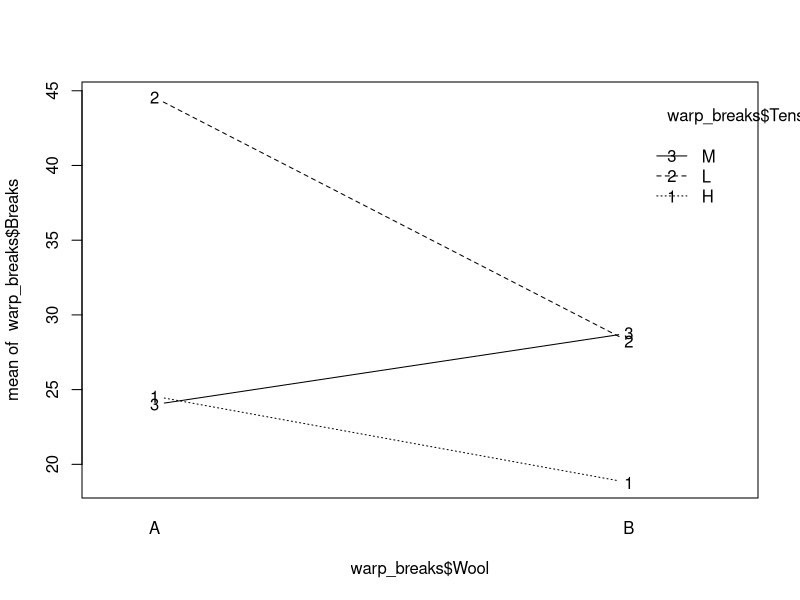
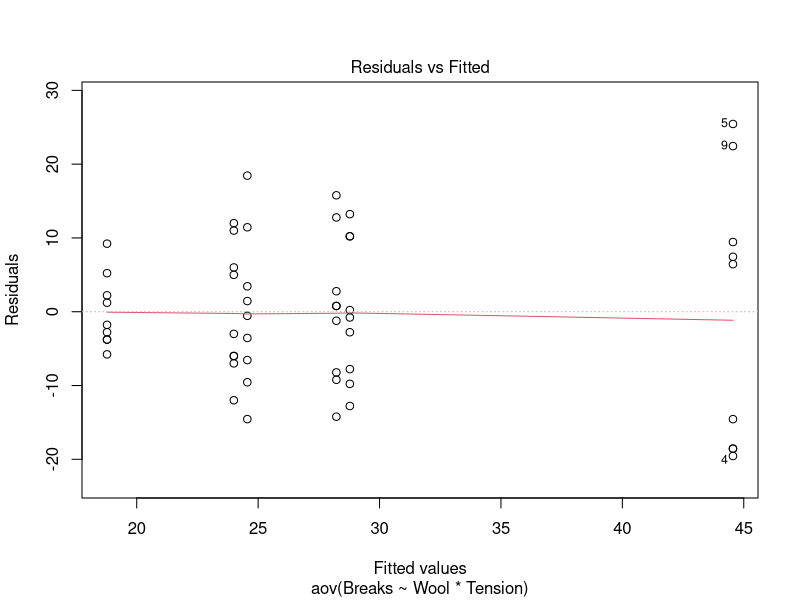
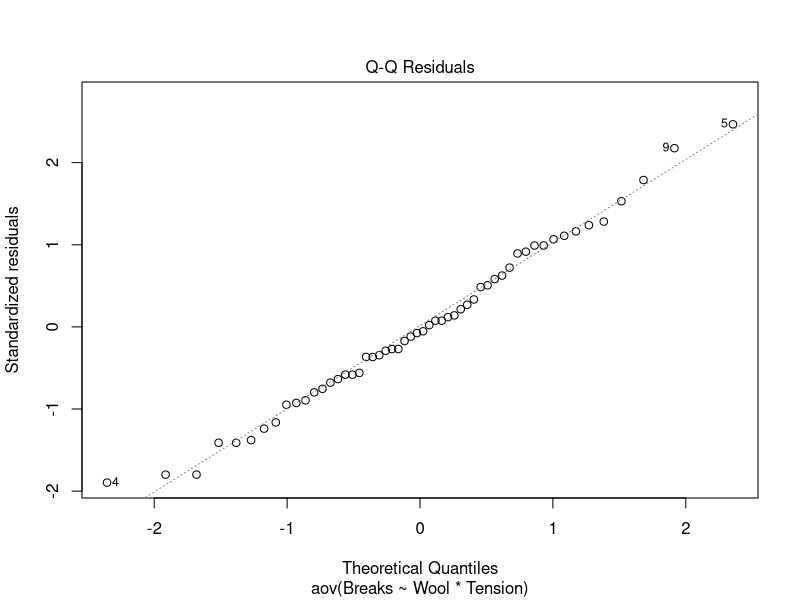
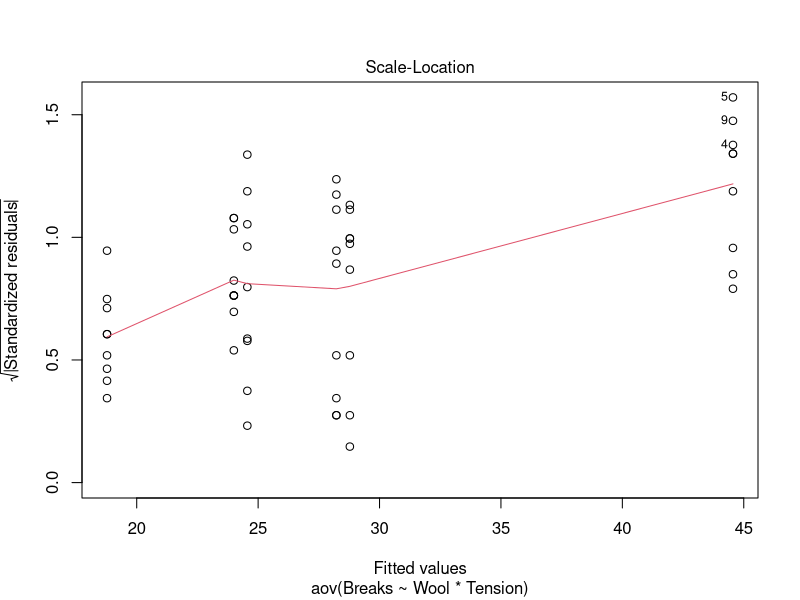
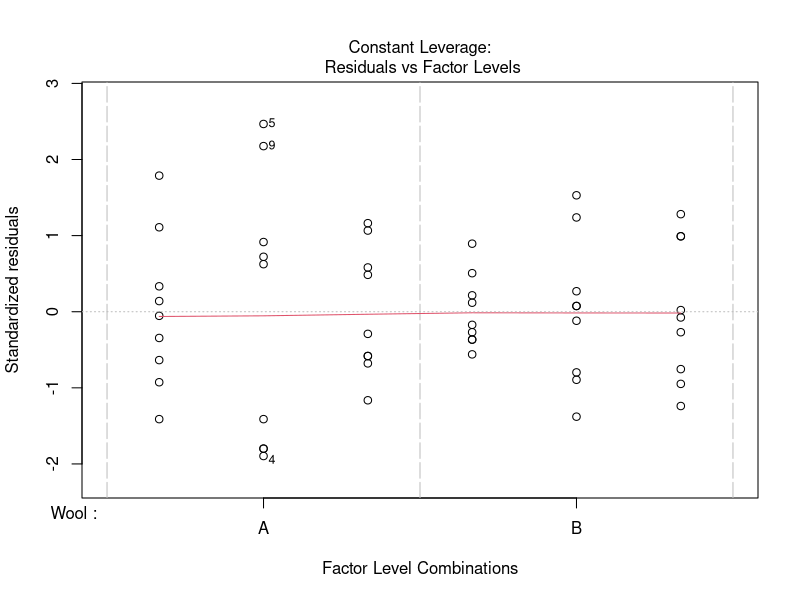
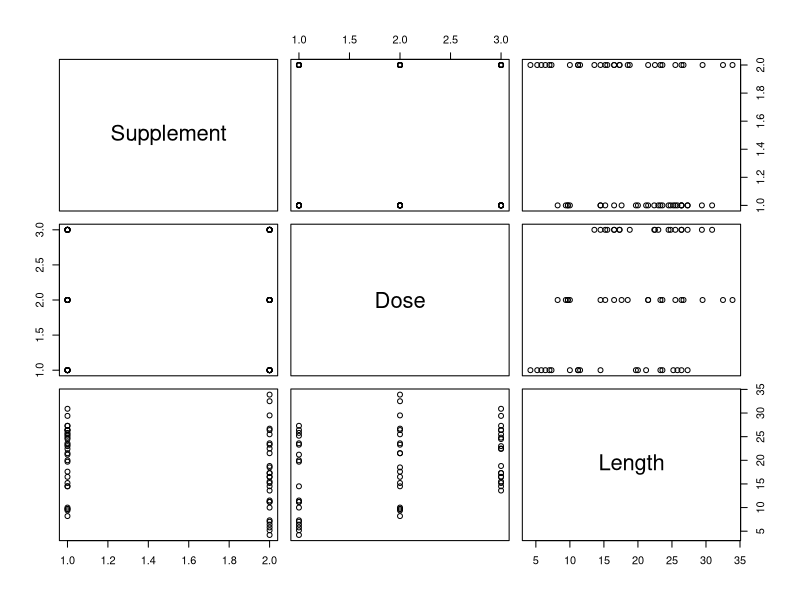

The R script that drew these images, in order:
##--QUESTION 1------------------------------------------------------------------
##--PART A----------------------------------------------------------------------
library(tidyr)

#Using ANOVA to compare the differences between the mean - If we cannot use t-test
reflectance <- data.frame(
    OperatorA = c(59.88, 60.12, 60.88, 60.98, 59.90),
    OperatorB = c(59.87, 60.32, 60.42, 59.99, 60.12),
    OperatorC = c(60.83, 60.87, 60.56, 61.00, 60.50),
    OperatorD = c(61.01, 60.87, 60.69, 60.53, 60.63)
)
View(reflectance)

reflectance_brightness <- data.frame(
  Operator = rep(c("A", "B", "C", "D"), each = 5),
  Brightness = c(
    59.88, 60.12, 60.88, 60.98, 59.90,
    59.87, 60.32, 60.42, 59.99, 60.12,
    60.83, 60.87, 60.56, 61.00, 60.50,
    61.01, 60.87, 60.69, 60.53, 60.63
  )
)

Brightness <- c(59.88, 60.12, 60.88, 60.98, 59.90,
                59.87, 60.32, 60.42, 59.99, 60.12,
                60.83, 60.87, 60.56, 61.00, 60.50,
                61.01, 60.87, 60.69, 60.53, 60.63)
Operator <- c("A","A","A","A","A","B","B","B","B","B","C","C","C","C","C","D","D","D","D","D")
Operator <- as.factor(Operator)
is.factor(Operator)
model <- lm(Brightness ~ Operator)
summary(model)

# Call:
#   lm(formula = Brightness ~ Operator)
# 
# Residuals:
#   Min     1Q Median     3Q    Max 
# -0.472 -0.220 -0.040  0.194  0.628 
# 
# Coefficients:
#   Estimate Std. Error t value Pr(>|t|)    
# (Intercept)  60.3520     0.1454 415.136   <2e-16 ***
# OperatorB    -0.2080     0.2056  -1.012   0.3267    
# OperatorC     0.4000     0.2056   1.946   0.0695 .  
# OperatorD     0.3940     0.2056   1.916   0.0734 .  
# ---
#   Signif. codes:  0 ‘***’ 0.001 ‘**’ 0.01 ‘*’ 0.05 ‘.’ 0.1 ‘ ’ 1
# 
# Residual standard error: 0.3251 on 16 degrees of freedom
# Multiple R-squared:  0.4464,	Adjusted R-squared:  0.3426 
# F-statistic:   4.3 on 3 and 16 DF,  p-value: 0.02097


result <- aov(Brightness ~ Operator, data = reflectance_brightness)
summary(result)

#             Df Sum Sq Mean Sq F value Pr(>F)  
# Operator     3  1.363  0.4544     4.3  0.021 *
# Residuals   16  1.691  0.1057                 
# ---
# Signif. codes:  0 ‘***’ 0.001 ‘**’ 0.01 ‘*’ 0.05 ‘.’ 0.1 ‘ ’ 1
# The p-value, which is 0.021, is less than 0.05. Therefore, there are 
# statistically significant differences among operators in terms of reading brightness


##--PART B----------------------------------------------------------------------
library(stats)
TukeyHSD(result)

# Tukey multiple comparisons of means
# 95% family-wise confidence level
# 
# Fit: aov(formula = Brightness ~ Operator, data = ref_brightness)
# 
# $Operator
# diff         lwr       upr     p adj
# OperatorB-OperatorA -0.208 -0.79621621 0.3802162 0.7450627
# OperatorC-OperatorA  0.400 -0.18821621 0.9882162 0.2489941
# OperatorD-OperatorA  0.394 -0.19421621 0.9822162 0.2603189
# OperatorC-OperatorB  0.608  0.01978379 1.1962162 0.0415316
# OperatorD-OperatorB  0.602  0.01378379 1.1902162 0.0439458
# OperatorD-OperatorC -0.006 -0.59421621 0.5822162 0.9999907

# Only OperatorC-OperatorB and OperatorD-OperatorB differences are not
# significant as the corresponding intervals contain zero

##--QUESTION 2------------------------------------------------------------------
library(tibble)

##--PART A----------------------------------------------------------------------
warp_breaks <- data.frame(
  Wool = rep(c("A", "A", "A", "B", "B", "B"), each = 9),
  Tension = rep(c("L", "M", "H"), each = 9),
  Breaks = c(
    26, 30, 54, 25, 70, 52, 51, 26, 67,
    18, 21, 29, 17, 12, 18, 35, 30, 36,
    36, 21, 24, 18, 10, 43, 28, 15, 26,
    27, 14, 29, 19, 29, 31, 41, 20, 44,
    42, 26, 19, 16, 39, 28, 21, 39, 29,
    20, 21, 24, 17, 13, 15, 15, 16, 28
  )
)

View(warp_breaks)

interaction.plot(
  x.factor = warp_breaks$Wool,
  trace.factor = warp_breaks$Tension, 
  response = warp_breaks$Breaks,
  type = "b"
)

##--PART B----------------------------------------------------------------------
anovatwo <- aov(Breaks ~ Wool*Tension, data=warp_breaks)
summary(anovatwo)

#               Df Sum Sq Mean Sq F value   Pr(>F)    
# Wool          1    451   450.7   3.765 0.058213 .  
# Tension       2   2034  1017.1   8.498 0.000693 ***
# Wool:Tension  2   1003   501.4   4.189 0.021044 *  
# Residuals    48   5745   119.7                     
# ---
#   Signif. codes:  0 ‘***’ 0.001 ‘**’ 0.01 ‘*’ 0.05 ‘.’ 0.1 ‘ ’ 1
 
##--PART C----------------------------------------------------------------------

# "Tension" factor has a p-value of 0.000693, which is less than 0.05.
# Therefore, the factor is statistically significant

##--PART D----------------------------------------------------------------------

plot(anovatwo)

# log transformation
warp_breaks$log_Breaks <- log(warp_breaks$Breaks)

log_model <- aov(log_Breaks ~ Wool*Tension, data = warp_breaks)
summary(log_model)

#               Df Sum Sq Mean Sq F value  Pr(>F)   
# Wool          1  0.313  0.3125   2.234 0.14151   
# Tension       2  2.176  1.0881   7.779 0.00118 **
# Wool:Tension  2  0.913  0.4566   3.264 0.04686 * 
# Residuals    48  6.714  0.1399                   
# ---
# Signif. codes:  
# 0 ‘***’ 0.001 ‘**’ 0.01 ‘*’ 0.05 ‘.’ 0.1 ‘ ’ 1

# exponential transformation
warp_breaks$exp_Breaks <- exp(warp_breaks$Breaks)

exp_model <- aov(exp_Breaks ~ Wool * Tension, data = warp_breaks)
summary(exp_model)

# Df    Sum Sq   Mean Sq F value Pr(>F)
# Wool          1 1.291e+59 1.291e+59   1.113  0.297
# Tension       2 2.583e+59 1.291e+59   1.113  0.337
# Wool:Tension  2 2.583e+59 1.291e+59   1.113  0.337
# Residuals    48 5.568e+60 1.160e+59               

# sqrt transformation
warp_breaks$sqrt_Breaks <- sqrt(warp_breaks$Breaks)

sqrt_model <- aov(sqrt_Breaks ~ Wool * Tension, data = warp_breaks)
summary(sqrt_model)

# Df Sum Sq Mean Sq F value   Pr(>F)    
# Wool          1   2.90   2.902   3.022 0.088542 .  
# Tension       2  15.89   7.946   8.275 0.000817 ***
# Wool:Tension  2   7.20   3.601   3.750 0.030674 *  
# Residuals    48  46.09   0.960                     
# ---
# Signif. codes:  
# 0 ‘***’ 0.001 ‘**’ 0.01 ‘*’ 0.05 ‘.’ 0.1 ‘ ’ 1

##--PART E----------------------------------------------------------------------

warp_breaks$sl_factor <- with(warp_breaks, interaction(Wool, Tension, sep = "_"))
aov_res <- aov(Breaks ~ sl_factor, data = warp_breaks)
summary(aov_res)
#             Df Sum Sq Mean Sq F value   Pr(>F)    
# sl_factor    5   3488   697.5   5.828 0.000277 ***
# Residuals   48   5745   119.7                     
# ---
# Signif. codes:  
# 0 ‘***’ 0.001 ‘**’ 0.01 ‘*’ 0.05 ‘.’ 0.1 ‘ ’ 1

tukey_res <- TukeyHSD(aov_res)
tukey_res

# Tukey multiple comparisons of means
# 95% family-wise confidence level
# 
# Fit: aov(formula = Breaks ~ sl_factor, data = warp_breaks)
# 
# $sl_factor
# diff        lwr       upr     p adj
# B_H-A_H  -5.7777778 -21.084100  9.528544 0.8705572
# A_L-A_H  20.0000000   4.693678 35.306322 0.0040955
# B_L-A_H   3.6666667 -11.639655 18.972988 0.9797123
# A_M-A_H  -0.5555556 -15.861877 14.750766 0.9999978
# B_M-A_H   4.2222222 -11.084100 19.528544 0.9626541
# A_L-B_H  25.7777778  10.471456 41.084100 0.0001136
# B_L-B_H   9.4444444  -5.861877 24.750766 0.4560950
# A_M-B_H   5.2222222 -10.084100 20.528544 0.9114780
# B_M-B_H  10.0000000  -5.306322 25.306322 0.3918767
# B_L-A_L -16.3333333 -31.639655 -1.027012 0.0302143
# A_M-A_L -20.5555556 -35.861877 -5.249234 0.0029580
# B_M-A_L -15.7777778 -31.084100 -0.471456 0.0398172
# A_M-B_L  -4.2222222 -19.528544 11.084100 0.9626541
# B_M-B_L   0.5555556 -14.750766 15.861877 0.9999978
# B_M-A_M   4.7777778 -10.528544 20.084100 0.9377205


#A_L-A_H, A_L-B_H, A_L-B_L and A_M-A_H are significantly different

##--QUESTION 3------------------------------------------------------------------

odontoblasts <- data.frame(
  Supplement = rep(c("VC","OJ"), each = 10),
  Dose = rep(c("0.5", "1.0", "2.0"), each = 10),
  Length = c(
  4.2, 11.5, 7.3, 5.8, 6.4, 10.0, 11.2, 11.2, 5.2, 7.0, 
  15.2, 21.5, 17.6, 9.7, 14.5, 10.0, 8.2, 9.4, 16.5, 9.7, 
  16.5, 16.5, 15.2, 17.3, 22.5, 17.3, 13.6, 14.5, 18.8, 15.5, 
  19.7, 23.3, 23.6, 26.4, 20.0, 25.2, 25.8, 21.2, 14.5, 27.3, 
  23.6, 18.5, 33.9, 25.5, 26.4, 32.5, 26.7, 21.5, 23.3, 29.5, 
  25.5, 26.4, 22.4, 24.5, 24.8, 30.9, 26.4, 27.3, 29.4, 23.0
)
)



##--PART A----------------------------------------------------------------------
library(ggplot2)
plot(odontoblasts)

##--PART B----------------------------------------------------------------------

odo_model <- lm(Length ~ Supplement + Dose, data = odontoblasts)
summary(odo_model)

# Call:
#   lm(formula = Length ~ Supplement + Dose, data = odontoblasts)
# 
# Residuals:
#   Min      1Q  Median      3Q     Max 
# -13.335  -5.043  -0.515   5.540  16.065 
# 
# Coefficients:
# Estimate Std. Error t value Pr(>|t|)    
# (Intercept)    17.190      1.844   9.324 5.42e-13 ***
# SupplementVC   -3.700      1.844  -2.007  0.04959 *  
# Dose1.0         4.345      2.258   1.924  0.05940 .  
# Dose2.0         6.075      2.258   2.691  0.00939 ** 
#   ---
# Signif. codes:  0 ‘***’ 0.001 ‘**’ 0.01 ‘*’ 0.05 ‘.’ 0.1 ‘ ’ 1
# 
# Residual standard error: 7.14 on 56 degrees of freedom
# Multiple R-squared:  0.173,	Adjusted R-squared:  0.1287 
# F-statistic: 3.905 on 3 and 56 DF,  p-value: 0.01328
